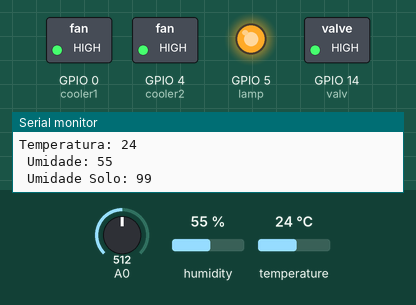
A sketch run on a simulated ESP8266 (NodeMCU). Parts: switched loads named in the sketch (green lamp = pin HIGH), output pins drawn as LEDs (lit = HIGH), the last lines printed to the serial monitor. The inputs (shaded band) are chosen by the test bench; at power-on: humidity 55 %, A0 = 512, temperature 24 °C. WiFi joins after 1.5 s; servers stay silent unless stated.

Above: at 2.7 s.
2.8 s: humidity set to 84 %
4.9 s: humidity set to 88 %
At 7.1 s:
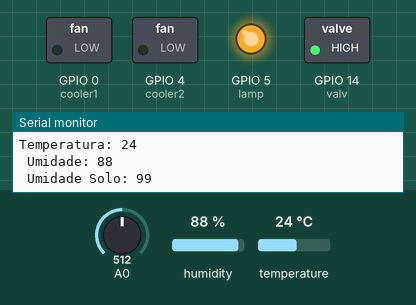
7.4 s: A0 set to 885
9.3 s: A0 set to 909
At 10.7 s:
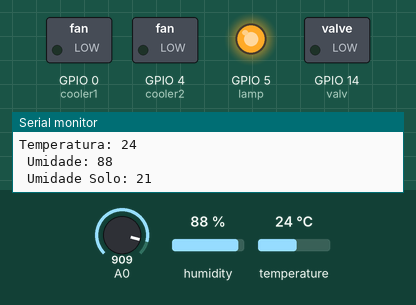
11.1 s: temperature set to 16 °C
13.9 s: temperature set to 13 °C
At 16.1 s:
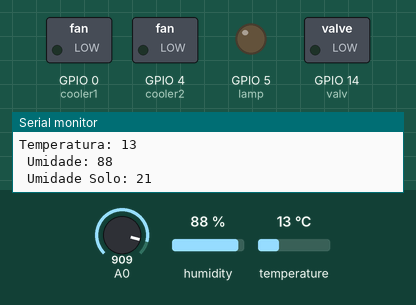
Timing chart, 0 to 17.3 s (numbered marks = the images above; inputs shaded):
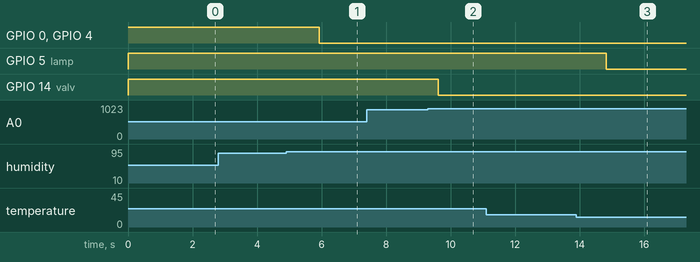

Measured:
- the behaviour switches between 85 and 86 % on humidity (found by bisection; images 0 and 1)
- the behaviour switches between 892 and 893 on A0 (found by bisection; images 1 and 2)
- the behaviour switches between 15 and 14 °C on temperature (found by bisection; images 2 and 3)
- after the input at 4.9 s, GPIO 0 (cooler1), GPIO 4 (cooler2): HIGH → LOW after 1.0 s
- after the input at 9.3 s, GPIO 14 (valv): HIGH → LOW after 0.32 s
- after the input at 13.9 s, GPIO 5 (lamp): HIGH → LOW after 0.92 s

The sketch:

projeto-estufa-inteligente.ino
```cpp
#include <ESP8266WiFi.h>
#include "FirebaseESP8266.h"
#include <Ticker.h>
#include "DHT.h"

// Coletando dados para conexão com servidor e internet.
#define FIREBASE_HOST "https://projeto-estufa-inteligente.firebaseio.com"
#define FIREBASE_AUTH "dYnmJGW4EZtUTuyX5jZw5o6VB9Gt73B8qS805T0m"
#define WIFI_SSID "Vits"
#define WIFI_PASSWORD "aquinaonene"
FirebaseData firebaseData; //Define FirebaseESP8266 data object

#define DHT_DATA_PIN 2
#define DHTTYPE DHT11

// Publique a cada 10 min
#define PUBLISH_INTERVAL 1000*60*10

//Váriaveis de controle do sistema
float tempMin = 15;
float tempMax = 25;
float humArMin = 70;
float humArMax = 85;
float humSoloMin = 25;
float humSoloMax = 80;

//portas digitais dos componentes
int cooler1 = 0;
int cooler2 = 4;
int lamp = 5;
int valv = 14;

//variaveis de valores dos sensores
int humidadeSolo = 0;
int humidadeAr = 0;
int temperatura = 0;

DHT dht(DHT_DATA_PIN, DHTTYPE);
Ticker ticker;
bool publishNewState = true;

void publish() {
    publishNewState = true;
}

void setupPins() {

    pinMode(cooler1, OUTPUT);
    pinMode(cooler2, OUTPUT);
    pinMode(lamp, OUTPUT);
    pinMode(valv, OUTPUT);

    digitalWrite(cooler1, HIGH);
    digitalWrite(cooler2, HIGH);
    digitalWrite(lamp, HIGH);
    digitalWrite(valv, HIGH);

    dht.begin();

}

void setupWifi() {

    WiFi.begin(WIFI_SSID, WIFI_PASSWORD);
    Serial.print("Conectando");
    while (WiFi.status() != WL_CONNECTED) {
        Serial.print(".");
        delay(500);
    }

    Serial.println();
    Serial.print("Conectado na rede: ");
    Serial.println(WIFI_SSID);
    Serial.print("IP: ");
    Serial.println(WiFi.localIP());
}

void setupFirebase() {

    Firebase.begin(FIREBASE_HOST, FIREBASE_AUTH);

}

void setup() {
    Serial.begin(9600);

    setupPins();
    setupWifi();

    setupFirebase();

    // Registra o ticker para publicar de tempos em tempos
    ticker.attach_ms(PUBLISH_INTERVAL, publish);
}

void loop() {

    // Obtem os dados do sensor DHT e sensor humidade do solo
    humidadeAr = dht.readHumidity();
    temperatura = dht.readTemperature();
    humidadeSolo = analogRead(0);
    humidadeSolo = map(humidadeSolo, 1023, 0, 0, 200);
    //Logs na porta serial
    Serial.println("-------------------------");
    Serial.print("Temperatura: ");
    Serial.println(temperatura);
    Serial.print(" Umidade: ");
    Serial.println(humidadeAr);
    Serial.print(" Umidade Solo: ");
    Serial.println(humidadeSolo);

    ligaCooler();
    ligaLamp();
    ligaValv();

    if (WiFi.status() != WL_CONNECTED) {
        setupWifi(); //Configura o firebase
    };

    // Apenas publique quando passar o tempo determinado
    if (publishNewState) {

        Serial.println("Publicando novo estado!");

        if (!isnan(humidadeAr) && !isnan(temperatura)) {
            // Manda para o firebase
            Firebase.pushInt(firebaseData, "temperatura", temperatura);
            Firebase.pushInt(firebaseData, "humidadeAr", humidadeAr);
            Firebase.pushInt(firebaseData, "humidadeSolo", humidadeSolo);

            publishNewState = false;
        } else {
            Serial.println("Erro de Publicação");
        }
    }

    delay(200);

}

void ligaCooler() {
    if (humidadeAr > humArMax) {
        Firebase.setBool(firebaseData, "ativaCooler", true);
        digitalWrite(cooler1, LOW);
        digitalWrite(cooler2, LOW);
    } else if (humidadeAr < humArMin) {
        Firebase.setBool(firebaseData, "ativaCooler", false);
        digitalWrite(cooler1, HIGH);
        digitalWrite(cooler2, HIGH);
    }
}

void ligaLamp() {
    if (temperatura < tempMin) {
        Firebase.setBool(firebaseData, "ativaLampada", true);
        digitalWrite(lamp, LOW);
    } else if (temperatura > tempMax) {
        Firebase.setBool(firebaseData, "ativaLampada", false);
        digitalWrite(lamp, HIGH);
    }
}

void ligaValv() {
    if (humidadeSolo < humSoloMin) {
        Firebase.setBool(firebaseData, "ativaValvula", true);
        digitalWrite(valv, LOW);
    } else if (humidadeSolo > humSoloMax) {
        Firebase.setBool(firebaseData, "ativaValvula", false);
        digitalWrite(valv, HIGH);
    }
}
```
